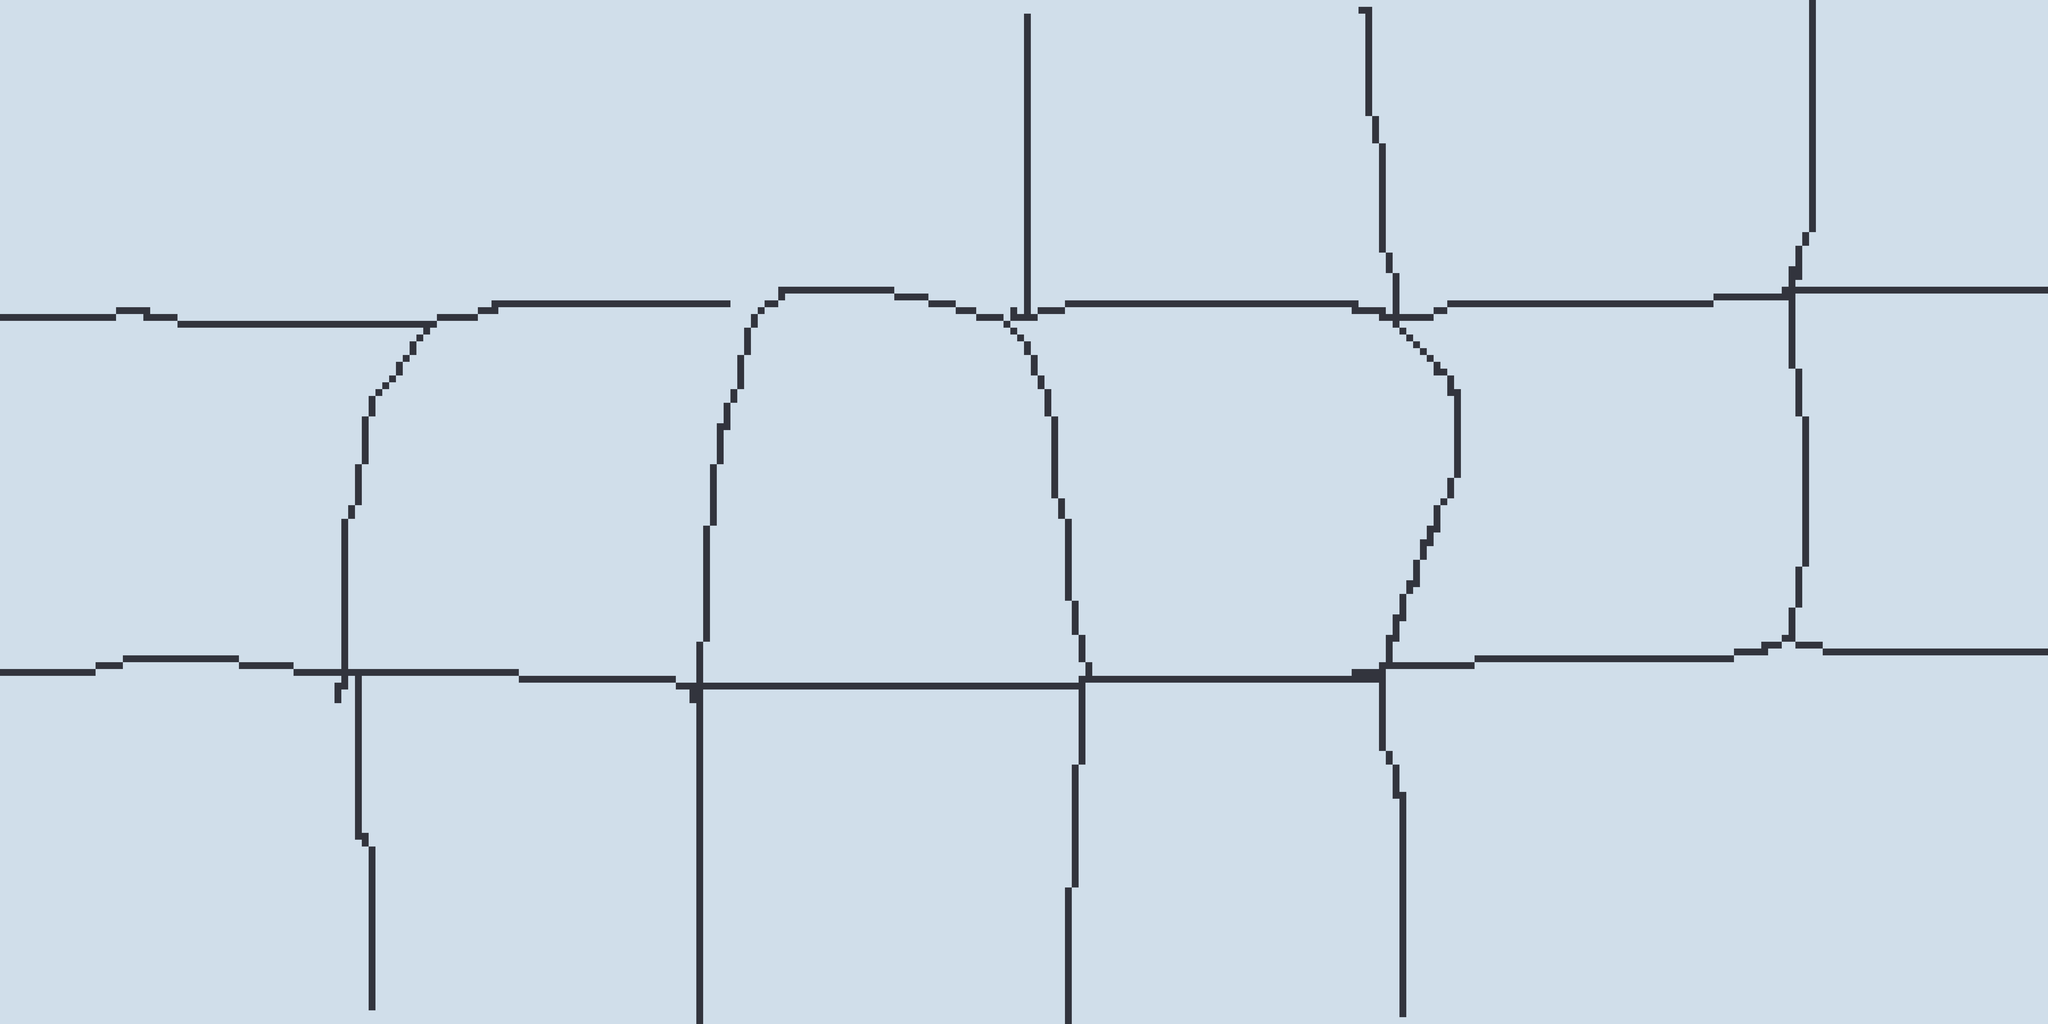

Rendered tile map (Tiled .tmx) drawn with the repository's tilesets; below, a short description and the map source with its tile grids summarised:
An orthogonal 300x150 tile map with 30x30 px tiles, 1 tile layer (Tile Layer 1).

<map version="1.0" orientation="orthogonal" renderorder="right-down" width="300" height="150" tilewidth="30" tileheight="30" nextobjectid="1">
 <tileset firstgid="1" name="tileset4" tilewidth="30" tileheight="30" tilecount="54" columns="6">
  <image source="tileset4.png" width="180" height="270" />
 </tileset>
 <layer name="Tile Layer 1" width="300" height="150">
  <data>[45000 cells, 45000 non-empty, 2 distinct tile ids]</data>
 </layer>
</map>
